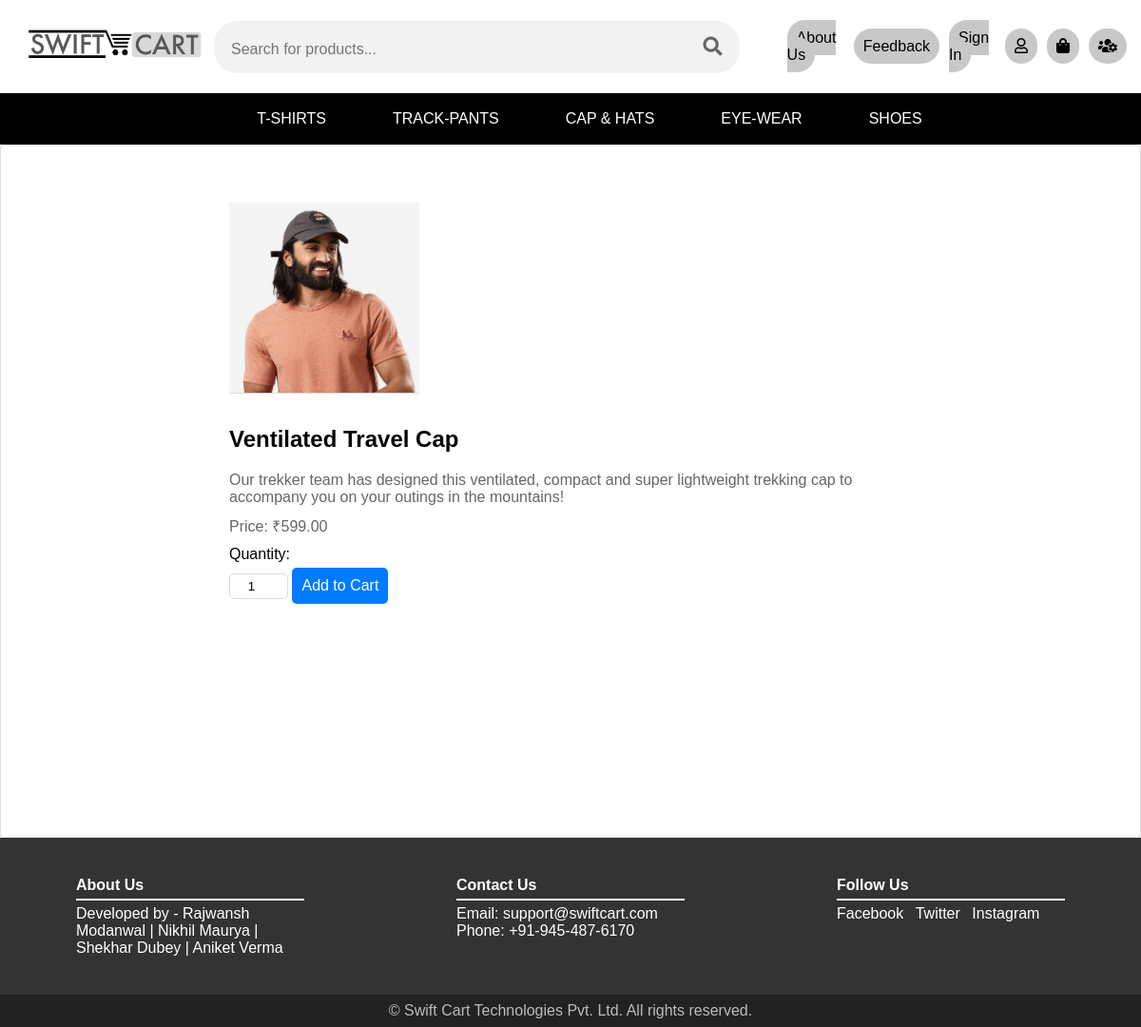
Page /pages/product_info.php?id=18 on the committed database.
### tables this page shows
CREATE TABLE `products` (
  `id` int(11) NOT NULL,
  `name` varchar(50) NOT NULL,
  `description` text NOT NULL,
  `price` decimal(10,2) NOT NULL,
  `image` varchar(255) NOT NULL,
  `category_id` int(11) NOT NULL,
  `created_at` timestamp NOT NULL DEFAULT current_timestamp()
);

### pages/product_info.php (the view, shortened to what this page needs)
<?php
include 'database.php';
require('header.php');
if (isset($_GET['id'])) {
    $id = $_GET['id'];
    $stmt = $pdo->prepare("SELECT * FROM products WHERE id = ?");
    $stmt->execute([$id]);
    $product = $stmt->fetch();
    if ($product) {
        ?>
        <div class="product">
            <img src="../images/<?php echo $product['image']; ?>" alt="<?php echo $product['name']; ?>">
            <h2><?php echo $product['name']; ?></h2>
            <p><?php echo $product['description']; ?></p>
            <p>Price: ₹<?php echo $product['price']; ?></p>
            <form method="post" action="cart.php">
                <label for="quantity">Quantity:</label>
                <input type="number" id="quantity" name="quantity" value="1" min="1">
                <button type="submit">Add to Cart</button>
            </form>
        </div>
        <?php
    } else {
        echo "Product not found.";
    }
} else {
    echo "Product ID not provided.";
}
?>
<?php
require('footer.php');
?>

### pages/product_info.php (style rules this page uses)
body { font-family: Arial, sans-serif; margin: 0; padding: 0; background-color: #f9f9f9; }
.product h2 { text-align: left; }
.product { background-color: #ffffff; border: 1px solid #ddd; border-radius: 5px; box-shadow: 0 2px 5px rgba(0, 0, 0, 0.1); padding: 5% 20% 20% 20%; transition: transform 0.3s, box-shadow 0.3s; }
.product img { max-width: 100%; height: 200px; object-fit: cover; border-bottom: 1px solid #ddd; margin-bottom: 10px; }
.product p { margin: 10px 0; color: #666; }
.product form { margin-top: 10px; }
.product label { display: block; margin-bottom: 5px; }
.product input[type="number"] { width: 50px; padding: 5px; margin-bottom: 10px; text-align: center; border: 1px solid #ddd; border-radius: 5px; }
button, .product button { background-color: #007BFF; border: none; color: #fff; cursor: pointer; padding: 10px; text-decoration: none; transition: background-color 0.3s; border-radius: 5px; font-size: 1em; }

### pages/footer.php (style rules this page uses)
html, body { height: 100%; margin: 0; padding: 0; font-family: Arial, sans-serif; display: flex; flex-direction: column; }

### rows in the picture
products: image (picture), name "Ventilated Travel Cap", description "Our trekker team has designed this ventilated, compact and super lightweight trekking cap to accompany you on your outings in the mountains!", price "599.00"
